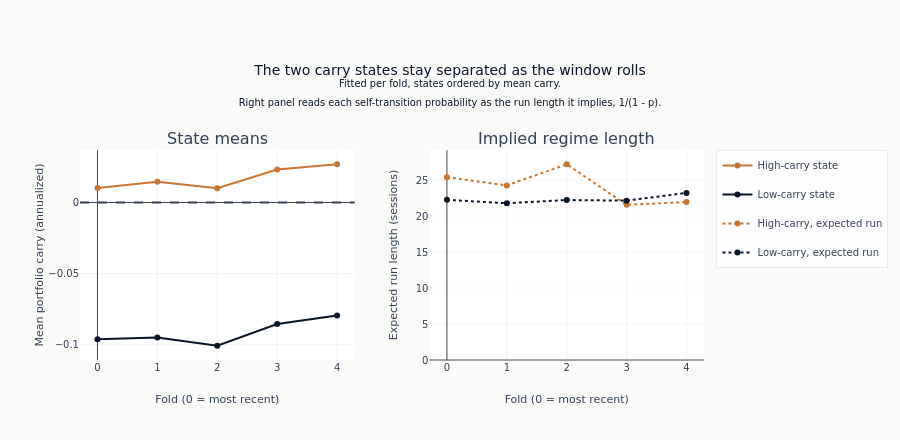

The code cell stored with this chart in its notebook:
### Code cell
if len(hmm_param_df) > 0:
    fig = make_subplots(
        rows=1,
        cols=2,
        subplot_titles=["State means", "Implied regime length"],
        horizontal_spacing=0.12,
    )
    for column, name, color in (
        ("mean_carry_high", "High-carry state", COLORS["copper"]),
        ("mean_carry_low", "Low-carry state", COLORS["blue"]),
    ):
        fig.add_trace(
            go.Scatter(
                x=hmm_param_df["fold"].to_list(),
                y=hmm_param_df[column].to_list(),
                mode="lines+markers",
                name=name,
                line={"color": color},
                legendgroup=name,
            ),
            row=1,
            col=1,
        )
    for column, name, color in (
        ("persist_high", "High-carry, expected run", COLORS["copper"]),
        ("persist_low", "Low-carry, expected run", COLORS["blue"]),
    ):
        fig.add_trace(
            go.Scatter(
                x=hmm_param_df["fold"].to_list(),
                y=(1.0 / (1.0 - hmm_param_df[column])).to_list(),
                mode="lines+markers",
                name=name,
                line={"color": color, "dash": "dot"},
                legendgroup=name,
            ),
            row=1,
            col=2,
        )
    fig.add_hline(y=0.0, line_dash="dash", line_color=COLORS["neutral"], row=1, col=1)
    fig.update_yaxes(title_text="Mean portfolio carry (annualized)", row=1, col=1)
    fig.update_yaxes(title_text="Expected run length (sessions)", rangemode="tozero", row=1, col=2)
    fig.update_xaxes(title_text="Fold (0 = most recent)", row=1, col=1)
    fig.update_xaxes(title_text="Fold (0 = most recent)", row=1, col=2)
    fig.update_layout(
        title=(
            "The two carry states stay separated as the window rolls"
            "<br><sup>Fitted per fold, states ordered by mean carry."
            "<br>Right panel reads each self-transition probability as the run length it "
            "implies, 1/(1 - p).</sup>"
        ),
        height=440,
        margin={"t": 150},
    )
    fig.show()

### Figure 1 — Plotly figure (JSON) as saved in the notebook; plotly's stock layout.template omitted (floating-point values rounded to 4 significant figures)
{"data": [{"legendgroup": "High-carry state", "line": {"color": "#C87533"}, "mode": "lines+markers", "name": "High-carry state", "type": "scatter", "x": [0, 1, 2, 3, 4], "xaxis": "x", "y": [0.01014, 0.01464, 0.01012, 0.0232, 0.02693], "yaxis": "y"}, {"legendgroup": "Low-carry state", "line": {"color": "#0a1628"}, "mode": "lines+markers", "name": "Low-carry state", "type": "scatter", "x": [0, 1, 2, 3, 4], "xaxis": "x", "y": [-0.09623, -0.09507, -0.1008, -0.0855, -0.07955], "yaxis": "y"}, {"legendgroup": "High-carry, expected run", "line": {"color": "#C87533", "dash": "dot"}, "mode": "lines+markers", "name": "High-carry, expected run", "type": "scatter", "x": [0, 1, 2, 3, 4], "xaxis": "x2", "y": [25.38, 24.25, 27.19, 21.55, 21.94], "yaxis": "y2"}, {"legendgroup": "Low-carry, expected run", "line": {"color": "#0a1628", "dash": "dot"}, "mode": "lines+markers", "name": "Low-carry, expected run", "type": "scatter", "x": [0, 1, 2, 3, 4], "xaxis": "x2", "y": [22.24, 21.77, 22.22, 22.13, 23.21], "yaxis": "y2"}], "layout": {"annotations": [{"font": {"size": 16}, "showarrow": false, "text": "State means", "x": 0.22, "xanchor": "center", "xref": "paper", "y": 1.0, "yanchor": "bottom", "yref": "paper"}, {"font": {"size": 16}, "showarrow": false, "text": "Implied regime length", "x": 0.78, "xanchor": "center", "xref": "paper", "y": 1.0, "yanchor": "bottom", "yref": "paper"}], "height": 440, "margin": {"t": 150}, "shapes": [{"line": {"color": "#334155", "dash": "dash"}, "type": "line", "x0": 0, "x1": 1, "xref": "x domain", "y0": 0.0, "y1": 0.0, "yref": "y"}], "title": {"text": "The two carry states stay separated as the window rolls<br><sup>Fitted per fold, states ordered by mean carry.<br>Right panel reads each self-transition probability as the run length it implies, 1/(1 - p).</sup>"}, "xaxis": {"anchor": "y", "domain": [0.0, 0.44], "title": {"text": "Fold (0 = most recent)"}}, "xaxis2": {"anchor": "y2", "domain": [0.56, 1.0], "title": {"text": "Fold (0 = most recent)"}}, "yaxis": {"anchor": "x", "domain": [0.0, 1.0], "title": {"text": "Mean portfolio carry (annualized)"}}, "yaxis2": {"anchor": "x2", "domain": [0.0, 1.0], "rangemode": "tozero", "title": {"text": "Expected run length (sessions)"}}}}
